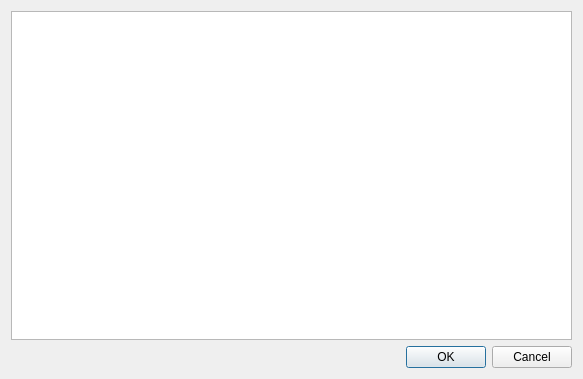
<?xml version="1.0" encoding="UTF-8"?>
<ui version="4.0">
 <class>Dialog</class>
 <widget class="QDialog" name="Dialog">
  <property name="windowModality">
   <enum>Qt::ApplicationModal</enum>
  </property>
  <property name="geometry">
   <rect>
    <x>0</x>
    <y>0</y>
    <width>583</width>
    <height>379</height>
   </rect>
  </property>
  <property name="windowTitle">
   <string>Dialog</string>
  </property>
  <property name="modal">
   <bool>true</bool>
  </property>
  <layout class="QVBoxLayout" name="verticalLayout">
   <item>
    <widget class="QTreeView" name="treeParams"/>
   </item>
   <item>
    <widget class="QDialogButtonBox" name="buttonBox">
     <property name="orientation">
      <enum>Qt::Horizontal</enum>
     </property>
     <property name="standardButtons">
      <set>QDialogButtonBox::Cancel|QDialogButtonBox::Ok</set>
     </property>
    </widget>
   </item>
  </layout>
 </widget>
 <resources/>
 <connections>
  <connection>
   <sender>buttonBox</sender>
   <signal>accepted()</signal>
   <receiver>Dialog</receiver>
   <slot>accept()</slot>
   <hints>
    <hint type="sourcelabel">
     <x>257</x>
     <y>610</y>
    </hint>
    <hint type="destinationlabel">
     <x>157</x>
     <y>274</y>
    </hint>
   </hints>
  </connection>
  <connection>
   <sender>buttonBox</sender>
   <signal>rejected()</signal>
   <receiver>Dialog</receiver>
   <slot>reject()</slot>
   <hints>
    <hint type="sourcelabel">
     <x>325</x>
     <y>610</y>
    </hint>
    <hint type="destinationlabel">
     <x>286</x>
     <y>274</y>
    </hint>
   </hints>
  </connection>
 </connections>
</ui>
